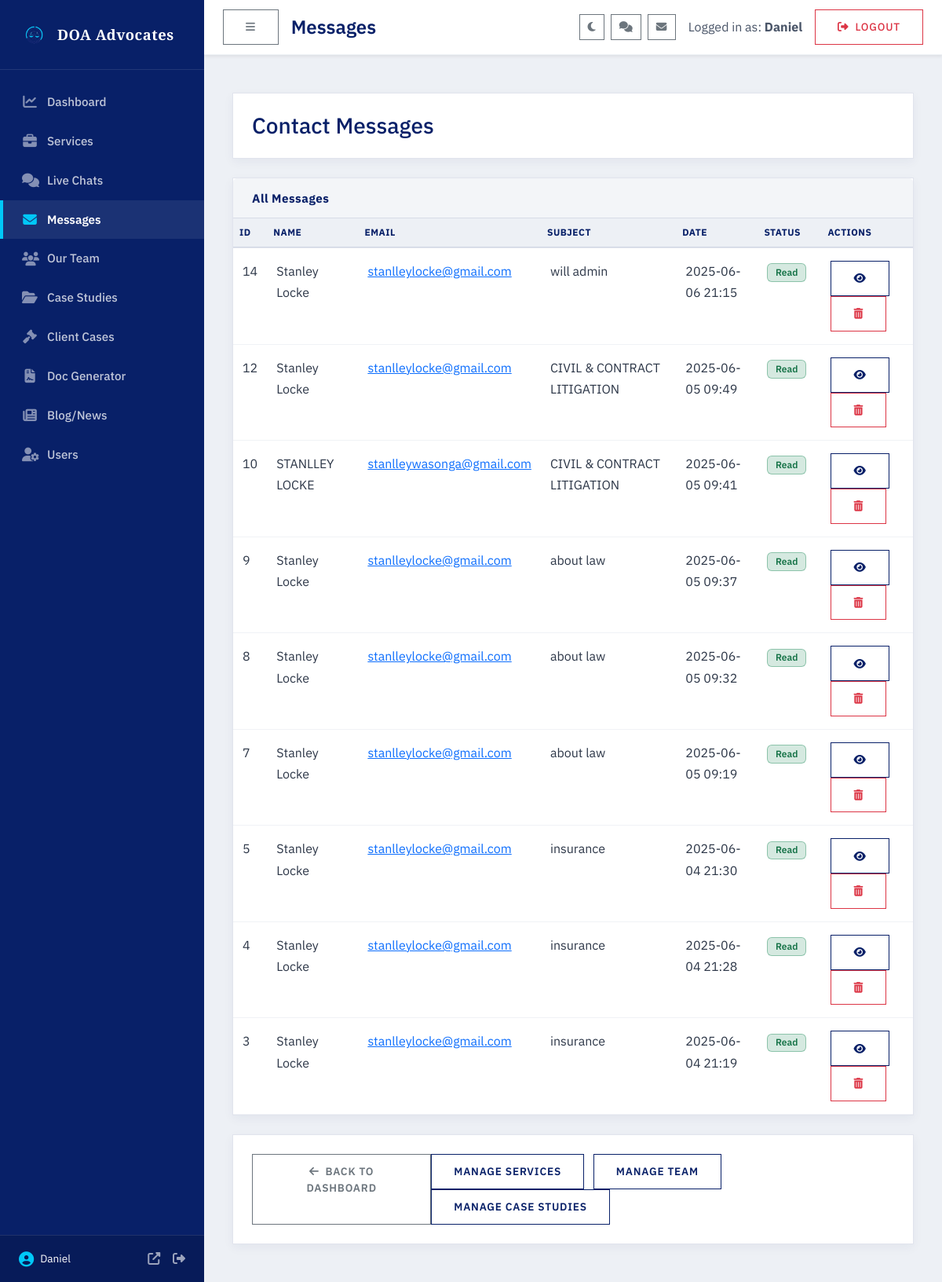
/admin/messages (signed in), run on the app's committed database.
### models.py (models this page shows, shortened)
class User(UserMixin, db.Model):
    id = db.Column(db.Integer, primary_key=True)
    username = db.Column(db.String(64), unique=True, nullable=False)
    email = db.Column(db.String(120), unique=True, nullable=False)
    password_hash = db.Column(db.String(256), nullable=False)
    is_admin = db.Column(db.Boolean, default=False)
    is_active = db.Column(db.Boolean, default=True)
    is_online = db.Column(db.Boolean, default=False)
    last_seen = db.Column(db.DateTime, nullable=True)
    created_at = db.Column(db.DateTime, default=datetime.utcnow)
    assigned_rooms = db.relationship('ChatRoom', backref='assignee', lazy=True)

class ContactMessage(db.Model):
    id = db.Column(db.Integer, primary_key=True)
    name = db.Column(db.String(100), nullable=False)
    email = db.Column(db.String(120), nullable=False)
    phone = db.Column(db.String(30))
    subject = db.Column(db.String(200))
    message = db.Column(db.Text, nullable=False)
    service_id = db.Column(db.Integer, db.ForeignKey('service.id'), nullable=True)
    service = db.relationship('Service', backref=db.backref('contact_messages', lazy=True))
    is_read = db.Column(db.Boolean, default=False)
    created_at = db.Column(db.DateTime, default=datetime.utcnow)

### routes/admin_routes.py (the view)
@admin_bp.route('/messages')
@admin_required
def messages():
    msgs = ContactMessage.query.order_by(desc(ContactMessage.created_at)).all()
    unread_messages_count = ContactMessage.query.filter_by(is_read=False).count()
    return render_template(
        'admin/messages.html',
        title='Contact Messages',
        messages=msgs,
        unread_messages_count=unread_messages_count,
    )

### routes/admin_routes.py (called while the page is built)
def admin_required(f):
    @wraps(f)
    @login_required
    def decorated_function(*args, **kwargs):
        if not current_user.is_admin or not current_user.is_active:
            flash('You need administrator privileges to access this page.', 'danger')
            return redirect(url_for('main.index'))
        return f(*args, **kwargs)
    return decorated_function

### templates/admin/messages.html (shortened to what this page needs)
{% extends "admin/layout.html" %}
{% block admin_title %}Messages{% endblock %}
{% block admin_content %}
<div class="container-fluid py-4">
    <div class="row mb-4">
        <div class="col-md-12">
            <div class="card">
                <div class="card-body d-flex justify-content-between align-items-center">
                    <h1 class="h3 mb-0">
                        Contact Messages
                    </h1>
                </div>
            </div>
        </div>
    </div>
    <div class="row">
        <div class="col-md-12">
            <div class="card">
                <div class="card-header">
                    <h2 class="h5 mb-0">All Messages</h2>
                </div>
                <div class="card-body p-0">
                    <div class="table-responsive">
                        <table class="table table-hover admin-table mb-0">
                            <thead>
                                <tr>
                                    <th width="5%">ID</th>
                                    <th width="15%">Name</th>
                                    <th width="15%">Email</th>
                                    <th width="25%">Subject</th>
                                    <th width="15%">Date</th>
                                    <th width="10%">Status</th>
                                    <th width="15%">Actions</th>
                                </tr>
                            </thead>
                            <tbody>
                                {% if messages %}
                                    {% for message in messages %}
                                    <tr class="message-row {% if not message.is_read %}table-warning{% endif %}" data-message-id="{{ message.id }}">
                                        <td>{{ message.id }}</td>
                                        <td>{{ message.name }}</td>
                                        <td><a href="mailto:{{ message.email }}">{{ message.email }}</a></td>
                                        <td>{{ message.subject|truncate(30) }}</td>
                                        <td>{{ message.created_at.strftime('%Y-%m-%d %H:%M') }}</td>
                                        <td>
                                            {% if message.is_read %}
                                            <span class="badge bg-success">Read</span>
                                            {% else %}
                                            <span class="badge bg-warning text-dark">Unread</span>
                                            {% endif %}
                                        </td>
                                        <td>
                                            <a href="{{ url_for('admin.view_message', id=message.id) }}"
                                               class="btn btn-sm btn-outline-primary" title="View">
                                                <i class="fas fa-eye"></i>
                                            </a>
                                            <button type="button" class="btn btn-sm btn-outline-danger"
                                                    title="Delete"
                                                    onclick="confirmDelete('delete-message-{{ message.id }}', 'message')">
                                                <i class="fas fa-trash-alt"></i>
                                            </button>
                                        </td>
                                    </tr>
                                    {% endfor %}
                                {% else %}
                                <tr>
                                    <td colspan="7" class="text-center">No messages found.</td>
                                </tr>
                                {% endif %}
                            </tbody>
                        </table>
                    </div>
                </div>
            </div>
        </div>
    </div>
    <div class="row mt-4">
        <div class="col-md-12">
            <div class="card">
                <div class="card-body">
                    <div class="d-flex justify-content-between">
                        <a href="{{ url_for('admin.dashboard') }}"
                           class="btn btn-outline-secondary">
                            <i class="fas fa-arrow-left me-2"></i>Back to Dashboard
                        </a>
                        <div>
                            <a href="{{ url_for('admin.services') }}"
                               class="btn btn-outline-primary me-2">Manage Services</a>
                            <a href="{{ url_for('admin.team') }}"
                               class="btn btn-outline-primary me-2">Manage Team</a>
                            <a href="{{ url_for('admin.cases') }}"
                               class="btn btn-outline-primary">Manage Case Studies</a>
                        </div>
                    </div>
                </div>
            </div>
        </div>
    </div>
</div>
{% endblock %}

### templates/admin/layout.html (shortened to what this page needs)
{% extends "layout.html" %}
{% block content %}
<div class="admin-dashboard-container">
    <aside class="admin-sidebar" id="adminSidebar">
        <div class="admin-sidebar-header">
            <a href="{{ url_for('admin.dashboard') }}" class="d-flex align-items-center text-decoration-none">
                <img src="{{ url_for('static', filename='images/logo/dan_ochieng_advocates_logo.png') }}" alt="Dan Ochieng & Company Advocates Logo" class="sidebar-logo me-2">
                <span class="sidebar-brand-name">DOA Advocates</span>
            </a>
        </div>
        <nav class="admin-sidebar-nav">
            <a href="{{ url_for('admin.dashboard') }}" class="nav-item {% if request.endpoint == 'admin.dashboard' %}active{% endif %}" title="Dashboard">
                <i class="fas fa-chart-line"></i> <span>Dashboard</span>
            </a>
            <a href="{{ url_for('admin.services') }}" class="nav-item {% if request.endpoint in ['admin.services', 'admin.new_service', 'admin.edit_service'] %}active{% endif %}" title="Services">
                <i class="fas fa-briefcase"></i> <span>Services</span>
            </a>
            <a href="{{ url_for('chat.admin_chats') }}" class="nav-item {% if request.endpoint == 'chat.admin_chats' %}active{% endif %}" title="Live Chats">
                <i class="fas fa-comments"></i> <span>Live Chats</span>
            </a>
            <a href="{{ url_for('admin.messages') }}" class="nav-item {% if request.endpoint in ['admin.messages', 'admin.reply_message'] %}active{% endif %}" title="Messages">
                <i class="fas fa-envelope"></i> <span>Messages</span>
            </a>
            <a href="{{ url_for('admin.team') }}" class="nav-item {% if request.endpoint in ['admin.team', 'admin.new_team_member', 'admin.edit_team_member'] %}active{% endif %}" title="Our Team">
                <i class="fas fa-users"></i> <span>Our Team</span>
            </a>
            <a href="{{ url_for('admin.cases') }}" class="nav-item {% if request.endpoint in ['admin.cases', 'admin.new_case', 'admin.edit_case'] %}active{% endif %}" title="Case Studies">
                <i class="fas fa-folder-open"></i> <span>Case Studies</span>
            </a>
            <a href="{{ url_for('admin.client_cases') }}" class="nav-item " title="Client Cases">
                <i class="fas fa-gavel"></i> <span>Client Cases</span>
            </a>
            <a href="{{ url_for('admin.generate_document') }}" class="nav-item {% if request.endpoint == 'admin.generate_document' %}active{% endif %}" title="Doc Generator">
                <i class="fas fa-file-contract"></i> <span>Doc Generator</span>
            </a>
            <a href="{{ url_for('admin.blog_posts') }}" class="nav-item {% if request.endpoint in ['admin.blog_posts', 'admin.new_blog_post', 'admin.edit_blog_post'] %}active{% endif %}" title="Blog/News">
                <i class="fas fa-newspaper"></i> <span>Blog/News</span>
            </a>
            <a href="{{ url_for('admin.users') }}" class="nav-item {% if request.endpoint in ['admin.users', 'admin.edit_user'] %}active{% endif %}" title="Users">
                <i class="fas fa-user-cog"></i> <span>Users</span>
            </a>
        </nav>
        <div class="admin-sidebar-footer">
            <div class="user-info">
                <i class="fas fa-user-circle"></i>
                <span class="username-text">{{ current_user.username }}</span>
            </div>
            <div class="footer-actions">
                <a href="{{ url_for('main.index') }}" target="_blank" title="View Website"><i class="fas fa-external-link-alt"></i></a>
                <a href="{{ url_for('auth.logout') }}" title="Sign Out"><i class="fas fa-sign-out-alt"></i></a>
            </div>
        </div>
    </aside>
    <div class="admin-content-wrapper">
        <header class="admin-topbar shadow-sm">
            <button class="btn btn-sm btn-outline-secondary me-3 d-none d-lg-inline-block" id="desktopSidebarToggleBtn" aria-label="Collapse Sidebar" style="border-radius: 0;">
                <i class="fas fa-bars"></i>
            </button>
            <div class="topbar-title h4 mb-0 d-none d-md-block">
                {% block admin_title %}Admin Control Panel{% endblock %}
            </div>
            <div class="topbar-actions ms-auto d-flex align-items-center">
                <button id="themeToggleBtn" class="btn btn-sm btn-outline-secondary me-2" aria-label="Toggle Theme" style="border-radius: 0; padding: 0.35rem 0.6rem;">
                    <i class="fas fa-moon" id="themeToggleIcon"></i>
                </button>
                <a href="{{ url_for('chat.admin_chats') }}" class="btn btn-sm btn-outline-secondary me-2 position-relative" title="Unread Chats" style="border-radius: 0; padding: 0.35rem 0.6rem;">
                    <i class="fas fa-comments"></i>
                </a>
                <a href="{{ url_for('admin.messages') }}" class="btn btn-sm btn-outline-secondary me-3 position-relative" title="Unread Messages" style="border-radius: 0; padding: 0.35rem 0.6rem;">
                    <i class="fas fa-envelope"></i>
                </a>
                <span class="text-muted me-3 d-none d-sm-inline">Logged in as: <strong>{{ current_user.username }}</strong></span>
                <a href="{{ url_for('auth.logout') }}" class="btn btn-sm btn-outline-danger btn-logout-topbar">
                    <i class="fas fa-sign-out-alt me-1"></i> Logout
                </a>
            </div>
        </header>
        <div class="admin-page-content p-4">
            {% block admin_content %}{% endblock %}
        </div>
    </div>
</div>
{% endblock %}

### data on the page
User: username "Daniel"
ContactMessage: id "14", name "Stanley Locke", email "stanlleylocke@gmail.com", subject "will admin", created_at "2025-06-06 21:15", is_read "Read"
ContactMessage: id "12", name "Stanley Locke", email "stanlleylocke@gmail.com", subject "CIVIL & CONTRACT LITIGATION", created_at "2025-06-05 09:49", is_read "Read"
ContactMessage: id "10", name "STANLLEY LOCKE", email "stanlleywasonga@gmail.com", subject "CIVIL & CONTRACT LITIGATION", created_at "2025-06-05 09:41", is_read "Read"
ContactMessage: id "9", name "Stanley Locke", email "stanlleylocke@gmail.com", subject "about law", created_at "2025-06-05 09:37", is_read "Read"
ContactMessage: id "8", name "Stanley Locke", email "stanlleylocke@gmail.com", subject "about law", created_at "2025-06-05 09:32", is_read "Read"
ContactMessage: id "7", name "Stanley Locke", email "stanlleylocke@gmail.com", subject "about law", created_at "2025-06-05 09:19", is_read "Read"
ContactMessage: id "5", name "Stanley Locke", email "stanlleylocke@gmail.com", subject "insurance", created_at "2025-06-04 21:30", is_read "Read"
ContactMessage: id "4", name "Stanley Locke", email "stanlleylocke@gmail.com", subject "insurance", created_at "2025-06-04 21:28", is_read "Read"
ContactMessage: id "3", name "Stanley Locke", email "stanlleylocke@gmail.com", subject "insurance", created_at "2025-06-04 21:19", is_read "Read"
